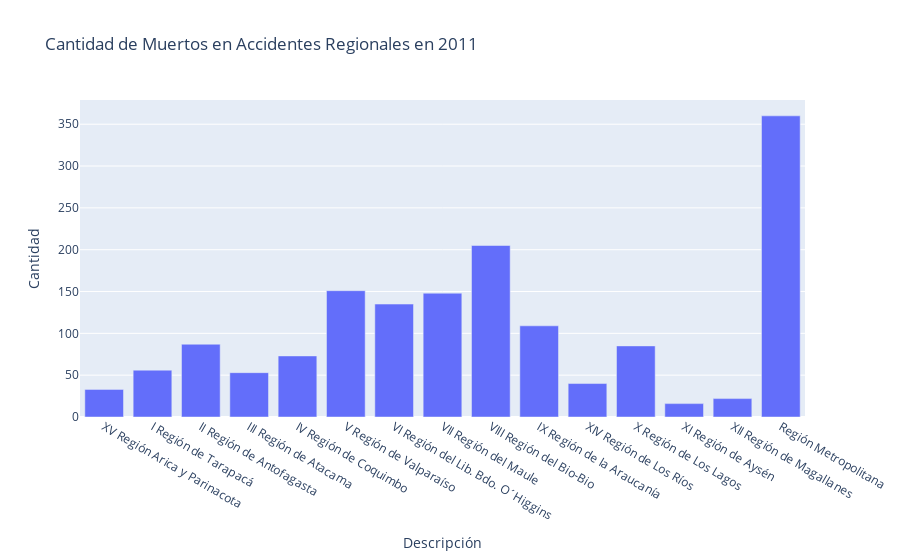

This figure's notebook cell:
### Markdown cell above
Con plotly:

### Code cell
import plotly.graph_objs as go
import plotly.offline as pyo

# Filtrar los datos donde Muestra es igual a "Regional", Anio es igual a 2011 y Estado es igual a "Muertos"
afect2011 = afectados[(afectados['Muestra'] == 'Regional') & 
                      (afectados['Anio'] == 2011) & 
                      (afectados['Estado'] == 'Muertos')]

# Crear la figura de barras
fig = go.Figure(go.Bar(
    x=afect2011['Descripcion'],
    y=afect2011['Cantidad']
))

# Actualizar el diseño del gráfico
fig.update_layout(
    title='Cantidad de Muertos en Accidentes Regionales en 2011',
    xaxis=dict(title='Descripción'),
    yaxis=dict(title='Cantidad')
)

fig.show()

### Figure 1 — Plotly figure (JSON) as saved in the notebook; plotly's stock layout.template omitted (floating-point values rounded to 4 significant figures)
{"data": [{"type": "bar", "x": ["XV Región Arica y Parinacota", "I Región de Tarapacá", "II Región de Antofagasta", "III Región de Atacama", "IV Región de Coquimbo", "V Región de Valparaíso", "VI Región del Lib. Bdo. O´Higgins", "VII Región del Maule", "VIII Región del Bio-Bio", "IX Región de la Araucanía", "XIV Región de Los Ríos", "X Región de Los Lagos", "XI Región de Aysén", "XII Región de Magallanes", "Región Metropolitana"], "y": [33, 56, 87, 53, 73, 151, 135, 148, 205, 109, 40, 85, 16, 22, 360]}], "layout": {"title": {"text": "Cantidad de Muertos en Accidentes Regionales en 2011"}, "xaxis": {"title": {"text": "Descripción"}}, "yaxis": {"title": {"text": "Cantidad"}}}}
